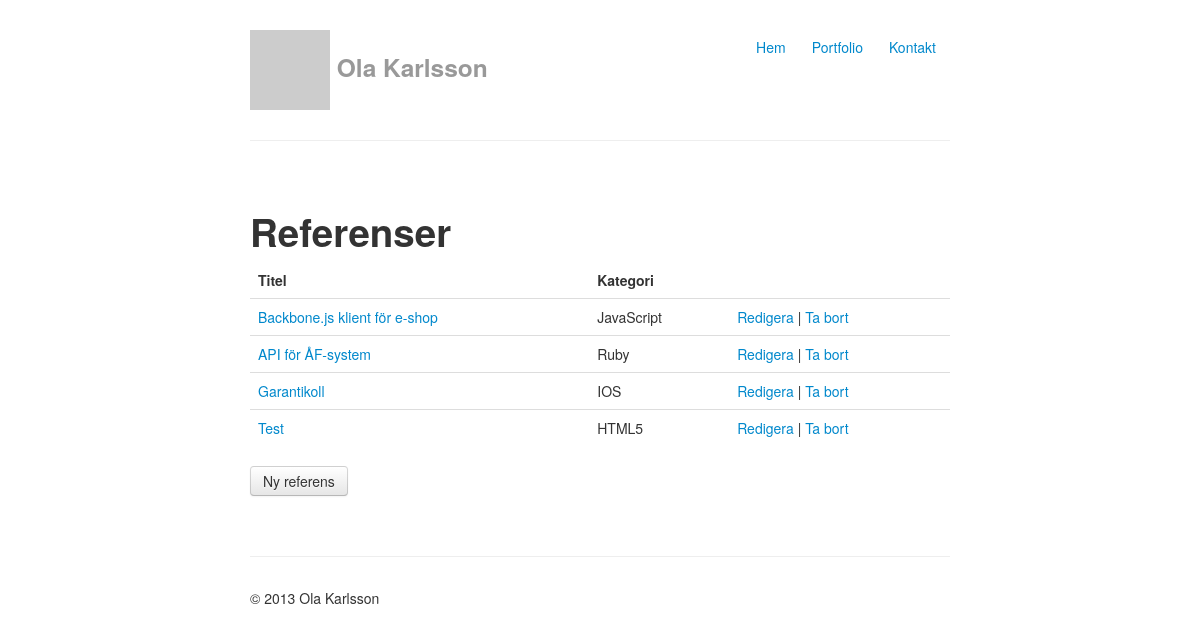
The app's page /before/public/admin/index.php with its own data.
### tables this page shows
CREATE TABLE `items` (
  `id` int(11) unsigned NOT NULL AUTO_INCREMENT,
  `title` varchar(255) DEFAULT NULL,
  `text` text,
  `category_id` int(11) DEFAULT NULL,
  `thumbnail_url` varchar(255) DEFAULT NULL,
  PRIMARY KEY (`id`)
);

CREATE TABLE `categories` (
  `id` int(11) unsigned NOT NULL AUTO_INCREMENT,
  `name` varchar(255) DEFAULT NULL,
  PRIMARY KEY (`id`)
);

### before/classes/db.php (called while the page is built, shortened)
<?php
  class Db {
    private $dbh = null;
    public function __construct() {
      try {
        $this->dbh = new PDO("mysql:host=".DB_HOST.";dbname=".DB_NAME.";charset=utf8", DB_USER, DB_PASS);
      } catch(PDOException $e) {
        echo $e->getMessage();
      }
    }
    private $item_sql = "select items.id, items.title, items.text,
                         items.category_id, items.thumbnail_url,
                         categories.name as category_name
                         from items inner join
                         categories on items.category_id =
                         categories.id";
    public function getItems() {
      $sth = $this->dbh->query($this->item_sql);
      $sth->setFetchMode(PDO::FETCH_CLASS, 'item');
      $objects = array();
      while($obj = $sth->fetch()) {
        $objects[] = $obj;
      }
      return $objects;
    }
  }

### before/public/admin/index.php (the view, shortened to what this page needs)
<?php
  $db = new Db();
  $items = $db->getItems();
?>
<?php require_once(ROOT_PATH.'/header.php'); ?>
<div class="row-fluid marketing">
  <div class="span12">
    <h1>Referenser</h1>
    <table class="table table-hover">
      <thead>
        <tr>
          <th>Titel</th>
          <th>Kategori</th>
          <th></th>
        </tr>
      </thead>
      <tbody>
        <?php foreach($items as $item) : ?>
          <tr>
            <td><a href="/show.php?id=<?php echo $item->id ?>"><?php echo $item->title ?></a></td>
            <td><?php echo $item->category_name ?></td>
            <td>
              <a href="/admin/edit.php?id=<?php echo $item->id ?>">Redigera</a> |
              <a href="/admin/delete.php?id=<?php echo $item->id ?>">Ta bort</a>
            </td>
          </tr>
        <?php endforeach ?>
      </tbody>
    </table>
    <a class="btn" href="/admin/new.php">Ny referens</a>
  </div>
</div>
<?php require_once(ROOT_PATH.'/footer.php'); ?>

### before/header.php (shortened to what this page needs)
<!DOCTYPE html>
<html>
  <head>
    <link href="/styles/bootstrap.min.css" rel="stylesheet" media="screen">
    <link href="/styles/application.css" rel="stylesheet" media="screen">
    <link href="/styles/bootstrap-responsive.min.css" rel="stylesheet" media="screen">
  </head>
  <body>
    <div class="container-narrow">
      <div class="masthead">
        <?php require_once('menu.php'); ?>
        <h3>
          <a class="muted" href="/">
            <img src="http://www.gravatar.com/avatar/4cf5448304e7cdcac5cda84f978bafc7?s=25">
            <span>Ola Karlsson</span>
          </a>
        </h3>
      </div>
      <hr>

### before/menu.php (shortened to what this page needs)
<?php
  $menu = array();
  $menu[] = array('text' => 'Hem', 'url' => '/');
  $menu[] = array('text' => 'Portfolio', 'url' => '/portfolio.php');
  $menu[] = array('text' => 'Kontakt', 'url' => '/kontakt.php');
?>
<ul class="nav nav-pills pull-right">
  <?php foreach ($menu as $menu_item) : ?>
    <?php
      $cssClass = '';
    ?>
    <li<?php echo $cssClass; ?>>
      <a href="<?php echo $menu_item['url']; ?>">
        <?php echo $menu_item['text']; ?>
      </a>
    </li>
  <?php endforeach ?>
</ul>

### before/footer.php (shortened to what this page needs)
<hr>
<p>&copy; <?php echo date('Y') ?> Ola Karlsson</p>
</div>
<body>
</html>

### after/public/styles/application.css (style rules this page uses)
body { padding-top: 20px; padding-bottom: 40px; }
.container-narrow { margin: 0 auto; max-width: 700px; }
.container-narrow > hr { margin: 30px 0; }
.marketing { margin: 60px 0; }
.masthead h3 a { text-decoration: none; }
.masthead h3 a span { margin-top: 5px; }

### records on screen
items: title "Backbone.js klient för e-shop", category.name "JavaScript"
items: title "API för ÅF-system", category.name "Ruby"
items: title "Garantikoll", category.name "IOS"
items: title "Test", category.name "HTML5"

### other values on screen
$menu_item['text'] "Hem"
$menu_item['text'] "Portfolio"
$menu_item['text'] "Kontakt"
